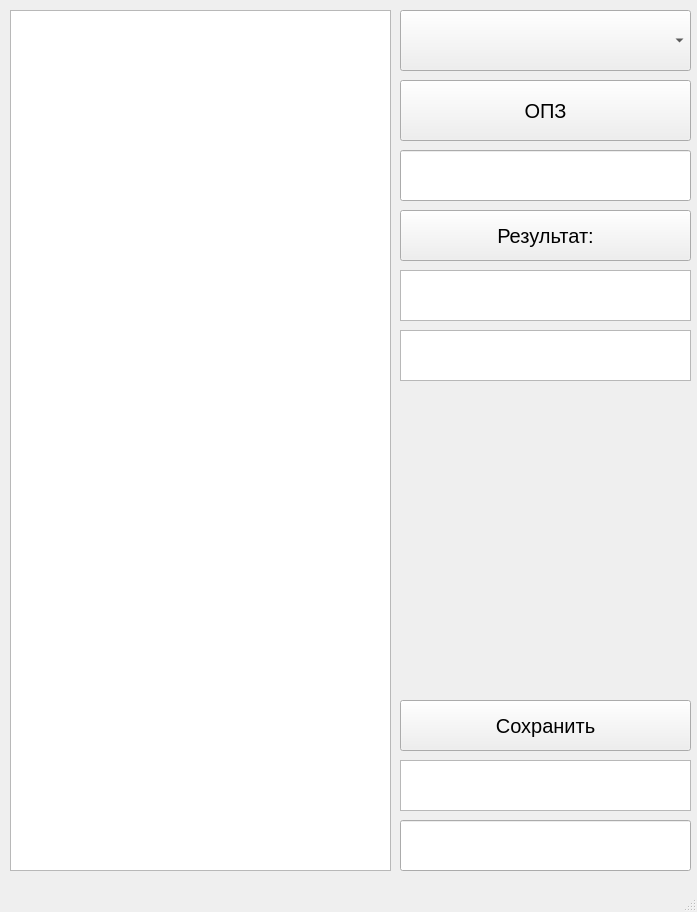
<?xml version="1.0" encoding="UTF-8"?>
<ui version="4.0">
 <class>MainWindow</class>
 <widget class="QMainWindow" name="MainWindow">
  <property name="geometry">
   <rect>
    <x>0</x>
    <y>0</y>
    <width>697</width>
    <height>912</height>
   </rect>
  </property>
  <property name="windowTitle">
   <string>MainWindow</string>
  </property>
  <widget class="QWidget" name="centralwidget">
   <widget class="QLineEdit" name="Edit1">
    <property name="geometry">
     <rect>
      <x>400</x>
      <y>150</y>
      <width>291</width>
      <height>51</height>
     </rect>
    </property>
   </widget>
   <widget class="QTextBrowser" name="Edit2">
    <property name="geometry">
     <rect>
      <x>400</x>
      <y>270</y>
      <width>291</width>
      <height>51</height>
     </rect>
    </property>
   </widget>
   <widget class="QTextBrowser" name="Edit3">
    <property name="geometry">
     <rect>
      <x>400</x>
      <y>330</y>
      <width>291</width>
      <height>51</height>
     </rect>
    </property>
   </widget>
   <widget class="QPushButton" name="perev">
    <property name="geometry">
     <rect>
      <x>400</x>
      <y>80</y>
      <width>291</width>
      <height>61</height>
     </rect>
    </property>
    <property name="styleSheet">
     <string notr="true">font-size: 20px;
color: rgb(0, 0, 0);</string>
    </property>
    <property name="text">
     <string>ОПЗ</string>
    </property>
   </widget>
   <widget class="QPushButton" name="solve">
    <property name="geometry">
     <rect>
      <x>400</x>
      <y>210</y>
      <width>291</width>
      <height>51</height>
     </rect>
    </property>
    <property name="styleSheet">
     <string notr="true">font-size: 20px;
color: rgb(0, 0, 0);</string>
    </property>
    <property name="text">
     <string>Результат:</string>
    </property>
   </widget>
   <widget class="QTableView" name="tableView">
    <property name="geometry">
     <rect>
      <x>10</x>
      <y>10</y>
      <width>381</width>
      <height>861</height>
     </rect>
    </property>
   </widget>
   <widget class="QLineEdit" name="change">
    <property name="geometry">
     <rect>
      <x>400</x>
      <y>820</y>
      <width>291</width>
      <height>51</height>
     </rect>
    </property>
   </widget>
   <widget class="QTextBrowser" name="word">
    <property name="geometry">
     <rect>
      <x>400</x>
      <y>760</y>
      <width>291</width>
      <height>51</height>
     </rect>
    </property>
    <property name="font">
     <font>
      <pointsize>13</pointsize>
     </font>
    </property>
   </widget>
   <widget class="QPushButton" name="pushButton">
    <property name="geometry">
     <rect>
      <x>400</x>
      <y>700</y>
      <width>291</width>
      <height>51</height>
     </rect>
    </property>
    <property name="styleSheet">
     <string notr="true">font-size: 20px;
color: rgb(0, 0, 0);</string>
    </property>
    <property name="text">
     <string>Сохранить</string>
    </property>
   </widget>
   <widget class="QComboBox" name="comboBox">
    <property name="geometry">
     <rect>
      <x>400</x>
      <y>10</y>
      <width>291</width>
      <height>61</height>
     </rect>
    </property>
   </widget>
  </widget>
  <widget class="QMenuBar" name="menubar">
   <property name="geometry">
    <rect>
     <x>0</x>
     <y>0</y>
     <width>697</width>
     <height>17</height>
    </rect>
   </property>
  </widget>
  <widget class="QStatusBar" name="statusbar"/>
 </widget>
 <resources/>
 <connections/>
</ui>
